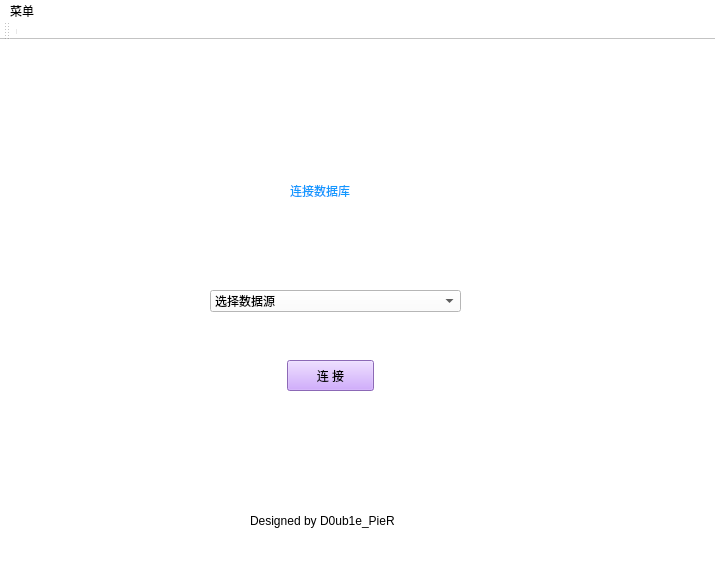
<?xml version="1.0" encoding="UTF-8"?>
<ui version="4.0">
 <class>MainWindow</class>
 <widget class="QMainWindow" name="MainWindow">
  <property name="geometry">
   <rect>
    <x>0</x>
    <y>0</y>
    <width>715</width>
    <height>566</height>
   </rect>
  </property>
  <property name="windowTitle">
   <string>数据库管理系统        By:D0ub1e_PieR</string>
  </property>
  <property name="styleSheet">
   <string notr="true">background-color: rgb(255, 255, 255);</string>
  </property>
  <widget class="QWidget" name="centralWidget">
   <widget class="QLabel" name="logo">
    <property name="geometry">
     <rect>
      <x>180</x>
      <y>120</y>
      <width>111</width>
      <height>61</height>
     </rect>
    </property>
    <property name="styleSheet">
     <string notr="true">image: url(:/image/ball.ico);</string>
    </property>
    <property name="text">
     <string/>
    </property>
   </widget>
   <widget class="QLabel" name="title">
    <property name="geometry">
     <rect>
      <x>250</x>
      <y>130</y>
      <width>241</width>
      <height>41</height>
     </rect>
    </property>
    <property name="styleSheet">
     <string notr="true">font: 20pt &quot;华文行楷&quot;;
color: rgb(19, 153, 255);
margin: 0 auto;</string>
    </property>
    <property name="text">
     <string>连接数据库</string>
    </property>
   </widget>
   <widget class="QLabel" name="label">
    <property name="geometry">
     <rect>
      <x>250</x>
      <y>470</y>
      <width>171</width>
      <height>21</height>
     </rect>
    </property>
    <property name="styleSheet">
     <string notr="true">font: 9pt &quot;方正姚体&quot;;</string>
    </property>
    <property name="text">
     <string>Designed by D0ub1e_PieR</string>
    </property>
   </widget>
   <widget class="QComboBox" name="comboBox">
    <property name="geometry">
     <rect>
      <x>210</x>
      <y>250</y>
      <width>251</width>
      <height>22</height>
     </rect>
    </property>
    <item>
     <property name="text">
      <string>选择数据源</string>
     </property>
     <property name="icon">
      <iconset>
       <normalon>:/image/dbicon.ico</normalon>
      </iconset>
     </property>
    </item>
    <item>
     <property name="text">
      <string>dbserver</string>
     </property>
    </item>
    <item>
     <property name="text">
      <string>localhost</string>
     </property>
    </item>
   </widget>
   <widget class="QPushButton" name="connect">
    <property name="geometry">
     <rect>
      <x>250</x>
      <y>320</y>
      <width>161</width>
      <height>31</height>
     </rect>
    </property>
    <property name="styleSheet">
     <string notr="true">background-color: rgb(196, 147, 255);
font: 11pt &quot;黑体&quot;;
border-color: rgb(255, 219, 88);
margin: 0 auto;</string>
    </property>
    <property name="text">
     <string>连 接</string>
    </property>
   </widget>
  </widget>
  <widget class="QMenuBar" name="menuBar">
   <property name="geometry">
    <rect>
     <x>0</x>
     <y>0</y>
     <width>715</width>
     <height>26</height>
    </rect>
   </property>
   <widget class="QMenu" name="menu">
    <property name="title">
     <string>菜单</string>
    </property>
    <addaction name="action"/>
   </widget>
   <addaction name="menu"/>
  </widget>
  <widget class="QStatusBar" name="statusBar"/>
  <widget class="QToolBar" name="mainToolBar">
   <attribute name="toolBarArea">
    <enum>TopToolBarArea</enum>
   </attribute>
   <attribute name="toolBarBreak">
    <bool>false</bool>
   </attribute>
   <addaction name="separator"/>
  </widget>
  <action name="action">
   <property name="text">
    <string>退出</string>
   </property>
  </action>
 </widget>
 <layoutdefault spacing="6" margin="11"/>
 <resources>
  <include location="imagefile.qrc"/>
 </resources>
 <connections/>
</ui>
